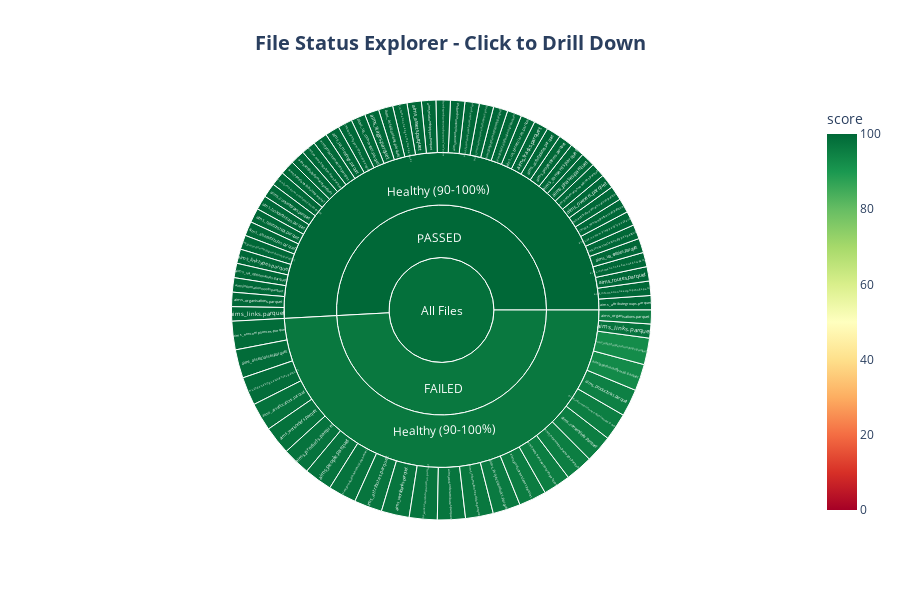

The notebook cell this image was saved under:
### Code cell
# Step 12: Interactive File Explorer with Drill-Down
print("\n" + "="*60)
print("🔍 INTERACTIVE FILE EXPLORER")
print("="*60)

if 'df_logs' in locals() and not df_logs.empty:
    
    # Create sunburst chart for file status exploration
    df_viz = df_logs.copy()
    df_viz['score_category'] = pd.cut(
        df_viz['score'], 
        bins=[0, 70, 90, 100], 
        labels=['Critical (<70%)', 'Warning (70-90%)', 'Healthy (90-100%)']
    )
    
    # Fill NaN values in score_category to prevent sunburst chart errors
    df_viz['score_category'] = df_viz['score_category'].cat.add_categories(['Unknown'])
    df_viz['score_category'] = df_viz['score_category'].fillna('Unknown')
    df_viz['status'] = df_viz['status'].fillna('Unknown')
    
    # Add a root level
    df_viz['root'] = 'All Files'
    
    fig = px.sunburst(
        df_viz,
        path=['root', 'status', 'score_category', 'file'],
        values='score',
        color='score',
        color_continuous_scale='RdYlGn',
        range_color=[0, 100],
        title='<b>File Status Explorer - Click to Drill Down</b>',
        hover_data={'score': ':.1f'}
    )
    
    fig.update_layout(
        height=600,
        font=dict(size=12),
        title_font_size=20,
        title_x=0.5
    )
    
    fig.show()
    
    print("\n💡 Tip: Click on segments to drill down into specific categories!")
    
else:
    print("\n⚠️  No data available.")

### Figure 1 — Plotly figure (JSON) as saved in the notebook; plotly's stock layout.template omitted (floating-point values rounded to 4 significant figures)
{"data": [{"branchvalues": "total", "customdata": [[100.0], [100.0], [96.3], [100.0], [97.73], [100.0], [100.0], [96.15], [100.0], [97.62], [100.0], [97.62], [100.0], [100.0], [97.92], [100.0], [100.0], [100.0], [100.0], [100.0], [100.0], [100.0], [100.0], [100.0], [100.0], [92.86], [100.0], [100.0], [96.67], [97.22], [97.62], [95.45], [97.22], [99.2], [100.0], [98.88], [100.0], [100.0], [95.0], [95.83], [100.0], [92.49], [100.0], [98.0], [99.14], [100.0], [100.0], [95.45], [97.24], [100.0], [97.22], [100.0], [100.0], [100.0], [100.0], [100.0], [100.0], [100.0], [100.0], [100.0], [100.0], [100.0], [100.0], [100.0], [95.45], [100.0], [95.45], [100.0], [100.0], [100.0], [100.0], [96.67], [100.0], [96.67], [98.36]], "domain": {"x": [0, 1], "y": [0, 1]}, "hovertemplate": "labels=%{label}<br>score_sum=%{value}<br>parent=%{parent}<br>id=%{id}<br>score=%{color:.1f}<extra></extra>", "ids": ["All Files/PASSED/Healthy (90-100%)/aims_attributegroups.parquet", "All Files/PASSED/Healthy (90-100%)/aims_informationneedpropchngs.parquet", "All Files/FAILED/Healthy (90-100%)/aims_organisations.parquet", "All Files/PASSED/Healthy (90-100%)/aims_routes.parquet", "All Files/FAILED/Healthy (90-100%)/aims_products.parquet", "All Files/PASSED/Healthy (90-100%)/aims_informationneedsourcedocs.parquet", "All Files/PASSED/Healthy (90-100%)/aims_ua_entities.parquet", "All Files/FAILED/Healthy (90-100%)/aims_projectitemlinks.parquet", "All Files/PASSED/Healthy (90-100%)/aims_consentmilestonetypes.parquet", "All Files/FAILED/Healthy (90-100%)/aims_links.parquet", "All Files/PASSED/Healthy (90-100%)/aims_ua_noncompimppartytypes.parquet", "All Files/FAILED/Healthy (90-100%)/aims_people.parquet", "All Files/PASSED/Healthy (90-100%)/aims_ua_noncompotheruas.parquet", "All Files/PASSED/Healthy (90-100%)/aims_attributedomainvalues.parquet", "All Files/FAILED/Healthy (90-100%)/aims_workorders.parquet", "All Files/PASSED/Healthy (90-100%)/aims_owners.parquet", "All Files/PASSED/Healthy (90-100%)/aims_informationneedlinks.parquet", "All Files/PASSED/Healthy (90-100%)/aims_phases.parquet", "All Files/PASSED/Healthy (90-100%)/aims_consents.parquet", "All Files/PASSED/Healthy (90-100%)/aims_projectitems.parquet", "All Files/PASSED/Healthy (90-100%)/aims_activitydates.parquet", "All Files/PASSED/Healthy (90-100%)/aims_tracks.parquet", "All Files/PASSED/Healthy (90-100%)/aims_ua_beneficiaries.parquet", "All Files/PASSED/Healthy (90-100%)/aims_assetclasschangelogs.parquet", "All Files/PASSED/Healthy (90-100%)/aims_projectitemattributes.parquet", "All Files/FAILED/Healthy (90-100%)/aims_assethierarchymap.parquet", "All Files/PASSED/Healthy (90-100%)/aims_informationneedattributes.parquet", "All Files/PASSED/Healthy (90-100%)/aims_secondaryassetclasscodes.parquet", "All Files/FAILED/Healthy (90-100%)/aims_informationneeddocs.parquet", "All Files/FAILED/Healthy (90-100%)/aims_workbanks.parquet", "All Files/FAILED/Healthy (90-100%)/aims_productcharacteristics.parquet", "All Files/FAILED/Healthy (90-100%)/aims_workbankworkorders.parquet", "All Files/FAILED/Healthy (90-100%)/aims_workorderstatustransition.parquet", "All Files/FAILED/Healthy (90-100%)/aims_noncompliances.parquet", "All Files/PASSED/Healthy (90-100%)/aims_consentmilestones.parquet", "All Files/FAILED/Healthy (90-100%)/aims_undertakings_assurances.parquet", "All Files/PASSED/Healthy (90-100%)/aims_ua_noncomplianceimpacts.parquet", "All Files/PASSED/Healthy (90-100%)/aims_relationshiptypes.parquet", "All Files/FAILED/Healthy (90-100%)/aims_productlinks.parquet", "All Files/FAILED/Healthy (90-100%)/aims_productassetclasses.parquet", "All Files/PASSED/Healthy (90-100%)/aims_assets.parquet", "All Files/FAILED/Healthy (90-100%)/aims_assetclassrelationships.parquet", "All Files/PASSED/Healthy (90-100%)/aims_informationneedgeometries.parquet", "All Files/FAILED/Healthy (90-100%)/aims_assetlocations.parquet", "All Files/FAILED/Healthy (90-100%)/aims_assetclasses.parquet", "All Files/PASSED/Healthy (90-100%)/aims_assetconsents.parquet", "All Files/PASSED/Healthy (90-100%)/aims_stages.parquet", "All Files/FAILED/Healthy (90-100%)/aims_informationpackages.parquet", "All Files/FAILED/Healthy (90-100%)/aims_attributes.parquet", "All Files/PASSED/Healthy (90-100%)/aims_ua_comments.parquet", "All Files/FAILED/Healthy (90-100%)/aims_workorderattributes.parquet", "All Files/PASSED/Healthy (90-100%)/aims_consenttypemilestones.parquet", "All Files/PASSED/Healthy (90-100%)/aims_ua_meetings.parquet", "All Files/PASSED/Healthy (90-100%)/aims_projectitemactions.parquet", "All Files/PASSED/Healthy (90-100%)/aims_ua_meetingattendees.parquet", "All Files/PASSED/Healthy (90-100%)/aims_attributedomains.parquet", "All Files/PASSED/Healthy (90-100%)/aims_assetclassattributes.parquet", "All Files/PASSED/Healthy (90-100%)/aims_informationneedassetclass.parquet", "All Files/PASSED/Healthy (90-100%)/aims_consenttypes.parquet", "All Files/PASSED/Healthy (90-100%)/aims_taskdefinitions.parquet", "All Files/PASSED/Healthy (90-100%)/aims_relationships.parquet", "All Files/PASSED/Healthy (90-100%)/aims_assetattributes.parquet", "All Files/PASSED/Healthy (90-100%)/aims_projectitemassignedroles.parquet", "All Files/PASSED/Healthy (90-100%)/aims_linktypes.parquet", "All Files/FAILED/Healthy (90-100%)/aims_consentlinks.parquet", "All Files/PASSED/Healthy (90-100%)/aims_ua_optionvalues.parquet", "All Files/FAILED/Healthy (90-100%)/aims_informationneedstatusupd.parquet", "All Files/PASSED/Healthy (90-100%)/aims_informationneeds.parquet", "All Files/PASSED/Healthy (90-100%)/aims_organisations.parquet", "All Files/PASSED/Healthy (90-100%)/aims_links.parquet", "All Files/PASSED/Healthy (90-100%)", "All Files/FAILED/Healthy (90-100%)", "All Files/PASSED", "All Files/FAILED", "All Files"], "labels": ["aims_attributegroups.parquet", "aims_informationneedpropchngs.parquet", "aims_organisations.parquet", "aims_routes.parquet", "aims_products.parquet", "aims_informationneedsourcedocs.parquet", "aims_ua_entities.parquet", "aims_projectitemlinks.parquet", "aims_consentmilestonetypes.parquet", "aims_links.parquet", "aims_ua_noncompimppartytypes.parquet", "aims_people.parquet", "aims_ua_noncompotheruas.parquet", "aims_attributedomainvalues.parquet", "aims_workorders.parquet", "aims_owners.parquet", "aims_informationneedlinks.parquet", "aims_phases.parquet", "aims_consents.parquet", "aims_projectitems.parquet", "aims_activitydates.parquet", "aims_tracks.parquet", "aims_ua_beneficiaries.parquet", "aims_assetclasschangelogs.parquet", "aims_projectitemattributes.parquet", "aims_assethierarchymap.parquet", "aims_informationneedattributes.parquet", "aims_secondaryassetclasscodes.parquet", "aims_informationneeddocs.parquet", "aims_workbanks.parquet", "aims_productcharacteristics.parquet", "aims_workbankworkorders.parquet", "aims_workorderstatustransition.parquet", "aims_noncompliances.parquet", "aims_consentmilestones.parquet", "aims_undertakings_assurances.parquet", "aims_ua_noncomplianceimpacts.parquet", "aims_relationshiptypes.parquet", "aims_productlinks.parquet", "aims_productassetclasses.parquet", "aims_assets.parquet", "aims_assetclassrelationships.parquet", "aims_informationneedgeometries.parquet", "aims_assetlocations.parquet", "aims_assetclasses.parquet", "aims_assetconsents.parquet", "aims_stages.parquet", "aims_informationpackages.parquet", "aims_attributes.parquet", "aims_ua_comments.parquet", "aims_workorderattributes.parquet", "aims_consenttypemilestones.parquet", "aims_ua_meetings.parquet", "aims_projectitemactions.parquet", "aims_ua_meetingattendees.parquet", "aims_attributedomains.parquet", "aims_assetclassattributes.parquet", "aims_informationneedassetclass.parquet", "aims_consenttypes.parquet", "aims_taskdefinitions.parquet", "aims_relationships.parquet", "aims_assetattributes.parquet", "aims_projectitemassignedroles.parquet", "aims_linktypes.parquet", "aims_consentlinks.parquet", "aims_ua_optionvalues.parquet", "aims_informationneedstatusupd.parquet", "aims_informationneeds.parquet", "aims_organisations.parquet", "aims_links.parquet", "Healthy (90-100%)", "Healthy (90-100%)", "PASSED", "FAILED", "All Files"], "marker": {"coloraxis": "coloraxis", "colors": [100.0, 100.0, 96.3, 100.0, 97.73, 100.0, 100.0, 96.15, 100.0, 97.62, 100.0, 97.62, 100.0, 100.0, 97.92, 100.0, 100.0, 100.0, 100.0, 100.0, 100.0, 100.0, 100.0, 100.0, 100.0, 92.86, 100.0, 100.0, 96.67, 97.22, 97.62, 95.45, 97.22, 99.2, 100.0, 98.88, 100.0, 100.0, 95.0, 95.83, 100.0, 92.49, 100.0, 98.0, 99.14, 100.0, 100.0, 95.45, 97.24, 100.0, 97.22, 100.0, 100.0, 100.0, 100.0, 100.0, 100.0, 100.0, 100.0, 100.0, 100.0, 100.0, 100.0, 100.0, 95.45, 100.0, 95.45, 100.0, 100.0, 100.0, 100.0, 96.67, 100.0, 96.67, 98.36]}, "name": "", "parents": ["All Files/PASSED/Healthy (90-100%)", "All Files/PASSED/Healthy (90-100%)", "All Files/FAILED/Healthy (90-100%)", "All Files/PASSED/Healthy (90-100%)", "All Files/FAILED/Healthy (90-100%)", "All Files/PASSED/Healthy (90-100%)", "All Files/PASSED/Healthy (90-100%)", "All Files/FAILED/Healthy (90-100%)", "All Files/PASSED/Healthy (90-100%)", "All Files/FAILED/Healthy (90-100%)", "All Files/PASSED/Healthy (90-100%)", "All Files/FAILED/Healthy (90-100%)", "All Files/PASSED/Healthy (90-100%)", "All Files/PASSED/Healthy (90-100%)", "All Files/FAILED/Healthy (90-100%)", "All Files/PASSED/Healthy (90-100%)", "All Files/PASSED/Healthy (90-100%)", "All Files/PASSED/Healthy (90-100%)", "All Files/PASSED/Healthy (90-100%)", "All Files/PASSED/Healthy (90-100%)", "All Files/PASSED/Healthy (90-100%)", "All Files/PASSED/Healthy (90-100%)", "All Files/PASSED/Healthy (90-100%)", "All Files/PASSED/Healthy (90-100%)", "All Files/PASSED/Healthy (90-100%)", "All Files/FAILED/Healthy (90-100%)", "All Files/PASSED/Healthy (90-100%)", "All Files/PASSED/Healthy (90-100%)", "All Files/FAILED/Healthy (90-100%)", "All Files/FAILED/Healthy (90-100%)", "All Files/FAILED/Healthy (90-100%)", "All Files/FAILED/Healthy (90-100%)", "All Files/FAILED/Healthy (90-100%)", "All Files/FAILED/Healthy (90-100%)", "All Files/PASSED/Healthy (90-100%)", "All Files/FAILED/Healthy (90-100%)", "All Files/PASSED/Healthy (90-100%)", "All Files/PASSED/Healthy (90-100%)", "All Files/FAILED/Healthy (90-100%)", "All Files/FAILED/Healthy (90-100%)", "All Files/PASSED/Healthy (90-100%)", "All Files/FAILED/Healthy (90-100%)", "All Files/PASSED/Healthy (90-100%)", "All Files/FAILED/Healthy (90-100%)", "All Files/FAILED/Healthy (90-100%)", "All Files/PASSED/Healthy (90-100%)", "All Files/PASSED/Healthy (90-100%)", "All Files/FAILED/Healthy (90-100%)", "All Files/FAILED/Healthy (90-100%)", "All Files/PASSED/Healthy (90-100%)", "All Files/FAILED/Healthy (90-100%)", "All Files/PASSED/Healthy (90-100%)", "All Files/PASSED/Healthy (90-100%)", "All Files/PASSED/Healthy (90-100%)", "All Files/PASSED/Healthy (90-100%)", "All Files/PASSED/Healthy (90-100%)", "All Files/PASSED/Healthy (90-100%)", "All Files/PASSED/Healthy (90-100%)", "All Files/PASSED/Healthy (90-100%)", "All Files/PASSED/Healthy (90-100%)", "All Files/PASSED/Healthy (90-100%)", "All Files/PASSED/Healthy (90-100%)", "All Files/PASSED/Healthy (90-100%)", "All Files/PASSED/Healthy (90-100%)", "All Files/FAILED/Healthy (90-100%)", "All Files/PASSED/Healthy (90-100%)", "All Files/FAILED/Healthy (90-100%)", "All Files/PASSED/Healthy (90-100%)", "All Files/PASSED/Healthy (90-100%)", "All Files/PASSED/Healthy (90-100%)", "All Files/PASSED", "All Files/FAILED", "All Files", "All Files", ""], "type": "sunburst", "values": [100.0, 100.0, 96.3, 100.0, 195.5, 100.0, 100.0, 192.3, 100.0, 97.62, 100.0, 195.2, 100.0, 100.0, 195.8, 100.0, 100.0, 100.0, 100.0, 100.0, 100.0, 100.0, 100.0, 100.0, 100.0, 185.7, 100.0, 100.0, 193.3, 194.4, 195.2, 190.9, 194.4, 198.4, 100.0, 197.8, 100.0, 100.0, 190.0, 191.7, 100.0, 185.0, 100.0, 196.0, 198.3, 100.0, 100.0, 190.9, 194.5, 100.0, 194.4, 100.0, 100.0, 100.0, 100.0, 100.0, 100.0, 100.0, 100.0, 100.0, 100.0, 100.0, 100.0, 100.0, 190.9, 100.0, 190.9, 100.0, 100.0, 100.0, 4600.0, 4446.0, 4600.0, 4446.0, 9046.0]}], "layout": {"coloraxis": {"cmax": 100, "cmin": 0, "colorbar": {"title": {"text": "score"}}, "colorscale": [[0, "rgb(165,0,38)"], [0.1, "rgb(215,48,39)"], [0.2, "rgb(244,109,67)"], [0.3, "rgb(253,174,97)"], [0.4, "rgb(254,224,139)"], [0.5, "rgb(255,255,191)"], [0.6, "rgb(217,239,139)"], [0.7, "rgb(166,217,106)"], [0.8, "rgb(102,189,99)"], [0.9, "rgb(26,152,80)"], [1, "rgb(0,104,55)"]]}, "font": {"size": 12}, "height": 600, "legend": {"tracegroupgap": 0}, "title": {"font": {"size": 20}, "text": "<b>File Status Explorer - Click to Drill Down</b>", "x": 0.5}}}
